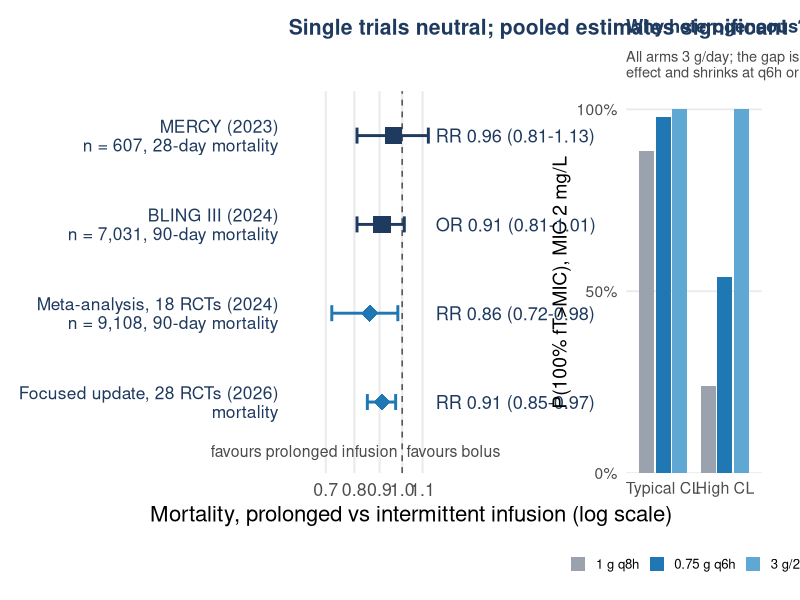

Write the R code that produced this figure.
# =============================================================================
# Slide 12. Prolonged vs intermittent beta-lactam infusion: randomised evidence.
#   MERCY     Monti 2023, JAMA           n = 607   28-day mortality  RR 0.96 (0.81-1.13)
#   BLING III Dulhunty 2024, JAMA        n = 7,031 90-day mortality  OR 0.91 (0.81-1.01), P = 0.08
#   Meta-analysis Abdul-Aziz 2024, JAMA  18 RCTs, n = 9,108, 90-day mortality RR 0.86 (95 % CrI 0.72-0.98)
#   Focused update Hong 2026, Pharmacotherapy  28 RCTs, mortality RR 0.91 (0.85-0.97)
# Inset: mechanistic simulation at MIC 2 mg/L from 11_infusion_benefit_by_clearance.R
# (structural model Bastida 2020; variability and strata assumed) - clearly labelled.
# =============================================================================
suppressPackageStartupMessages({library(dplyr); library(ggplot2); library(patchwork)})
col_blue <- "#1f77b4"; col_grey <- "#9aa3ad"; col_navy <- "#1f3a5f"; col_dark <- "#4a4a4a"; col_red <- "#b03a3a"
base_theme <- function(bs = 17) theme_minimal(base_size = bs) + theme(panel.grid.minor = element_blank(), plot.title = element_text(face = "bold", color = col_navy, size = bs * 0.95), plot.subtitle = element_text(color = col_dark, size = bs * 0.75), plot.margin = margin(8, 10, 8, 8))

fo <- tribble(~study, ~detail, ~measure, ~est, ~lo, ~hi,
  "MERCY (2023)\nn = 607, 28-day mortality",                 "", "RR", 0.96, 0.81, 1.13,
  "BLING III (2024)\nn = 7,031, 90-day mortality",           "", "OR", 0.91, 0.81, 1.01,
  "Meta-analysis, 18 RCTs (2024)\nn = 9,108, 90-day mortality", "", "RR", 0.86, 0.72, 0.98,
  "Focused update, 28 RCTs (2026)\nmortality",               "", "RR", 0.91, 0.85, 0.97) |>
  mutate(study = factor(study, rev(study)), type = ifelse(grepl("RCTs", study), "Pooled", "Single trial"),
         lab = sprintf("%s %.2f (%.2f-%.2f)", measure, est, lo, hi))
pa <- ggplot(fo, aes(est, study, color = type)) +
  geom_vline(xintercept = 1, linetype = "dashed", color = col_dark) +
  geom_errorbar(aes(xmin = lo, xmax = hi), width = 0.18, orientation = "y", linewidth = 1) +
  geom_point(aes(shape = type), size = 5.5, fill = "white") +
  geom_text(aes(x = 1.17, label = lab), hjust = 0, size = 4.6, color = col_navy, show.legend = FALSE) +
  annotate("text", x = 0.98, y = 0.45, label = "favours prolonged infusion", hjust = 1, size = 4, color = col_dark) +
  annotate("text", x = 1.02, y = 0.45, label = "favours bolus", hjust = 0, size = 4, color = col_dark) +
  scale_x_log10(limits = c(0.62, 1.75), breaks = c(0.7, 0.8, 0.9, 1, 1.1)) +
  scale_color_manual(values = c("Pooled" = col_blue, "Single trial" = col_navy), guide = "none") +
  scale_shape_manual(values = c("Pooled" = 18, "Single trial" = 15), guide = "none") +
  scale_y_discrete(expand = expansion(add = c(0.8, 0.5))) +
  coord_cartesian(clip = "off") +
  labs(x = "Mortality, prolonged vs intermittent infusion (log scale)", y = NULL,
       title = "Single trials neutral; pooled estimates significant") +
  base_theme(16) + theme(panel.grid.major.y = element_blank(), axis.text.y = element_text(size = 12.5, color = col_navy, lineheight = 0.9, hjust = 1))

sim <- read.csv("figures/infusion_benefit_by_clearance.csv") |>
  filter(target == "100% fT>MIC") |>
  mutate(stratum = factor(sub("\n.*", "", stratum), c("Typical CL", "High CL")),
         regimen = factor(regimen, unique(regimen)),
         short = factor(sub("\n.*", "", regimen), unique(sub("\n.*", "", regimen))))
pb <- ggplot(sim, aes(stratum, PTA, fill = short)) +
  geom_col(position = position_dodge(0.8), width = 0.72) +
  scale_fill_manual(values = c(col_grey, col_blue, "#5fa8d3", col_navy), name = NULL) +
  scale_y_continuous(limits = c(0, 105), breaks = seq(0, 100, 50), expand = c(0, 0), labels = \(x) paste0(x, "%")) +
  labs(x = NULL, y = "P(100% fT>MIC), MIC 2 mg/L",
       title = "Why heterogeneous? (simulation)",
       subtitle = "All arms 3 g/day; the gap is a trough\neffect and shrinks at q6h or at 50% fT>MIC") +
  base_theme(14) + theme(legend.position = "bottom", legend.text = element_text(size = 9.5),
                         legend.key.size = unit(0.8, "lines"), plot.margin = margin(8, 22, 8, 4),
                         panel.grid.major.x = element_blank(), axis.text.x = element_text(size = 11.5))

p <- pa + pb + plot_layout(widths = c(1.8, 1))
ggsave("figures/prolonged_infusion_forest.png", p, width = 13.5, height = 5.8, dpi = 200, bg = "white")
